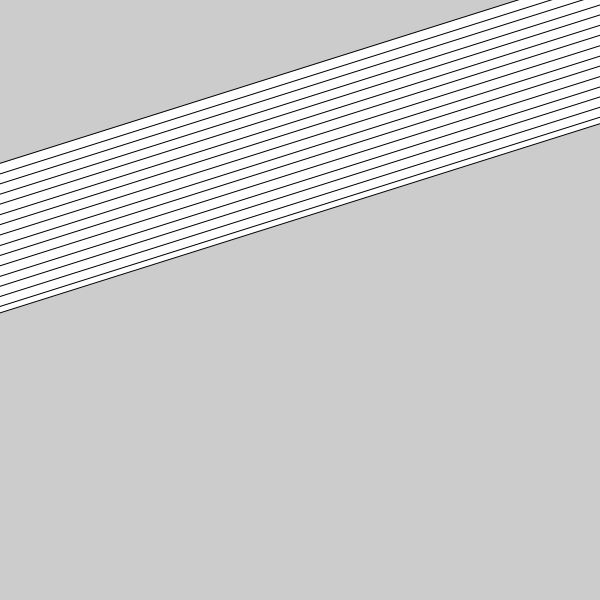
Frame 1 (no input)
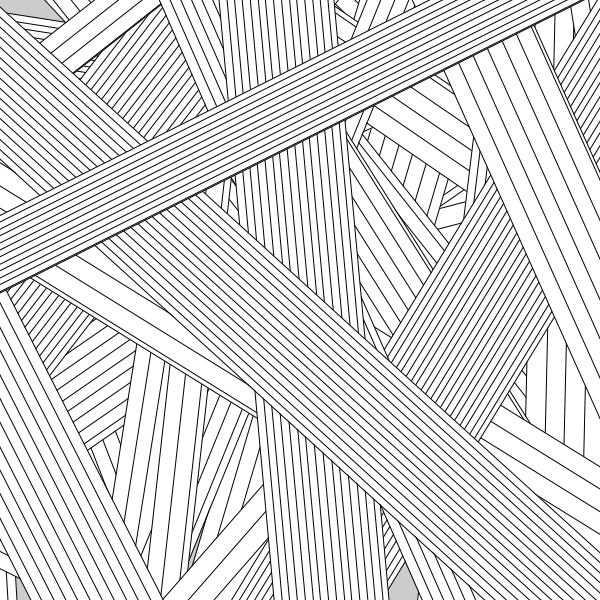
Frame 60 (the mouse pressed at the canvas centre just before this capture)
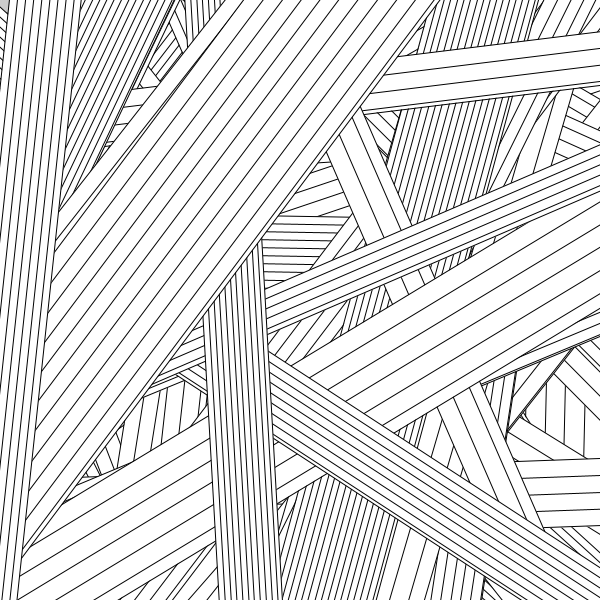
Frame 120 (the mouse held since frame 60 and released just before this capture)

The Processing sketch that drew these frames (run headless with seeded random() and noise(); from frame 60 on, the mouse is pressed at the canvas centre):

// Processing sketch: lineasRect01
// ── lineasRect01.pde
void setup() {
  size(600, 600);
  //rectMode(CENTER);
}


void draw() {
    drawRect();
}

void drawRect() {
  float x = random(width);
  float y = random(height);
  float ang = random(2*PI);
  float lx = random(1500, 2500);
  float ly = random(40, 160);
  float e = random(5, 20);
  stroke(0);
  rotate(ang);
  rect(x-lx, y, lx*2, ly);

  for (int i = 1; i < ly/e; i++) {
    line(x-lx, y+e*i, x+lx, y+e*i);
  }
}


void keyPressed() {

  drawRect();
}
